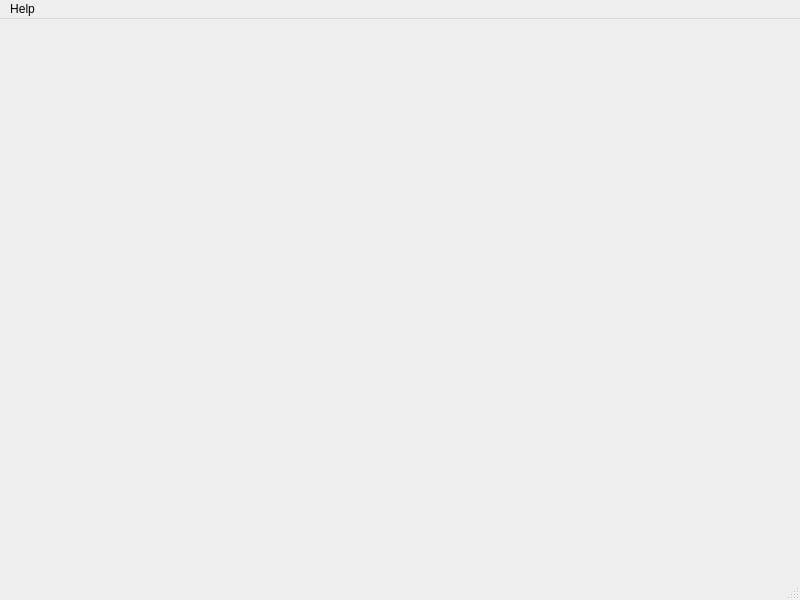
<?xml version="1.0" encoding="UTF-8"?>
<ui version="4.0">
 <class>MainWindow</class>
 <widget class="QMainWindow" name="MainWindow">
  <property name="geometry">
   <rect>
    <x>0</x>
    <y>0</y>
    <width>800</width>
    <height>600</height>
   </rect>
  </property>
  <property name="windowTitle">
   <string>MainWindow</string>
  </property>
  <widget class="QWidget" name="centralwidget">
   <layout class="QVBoxLayout" name="verticalLayout">
    <item>
     <widget class="SomeWidget" name="some_widget1" native="true"/>
    </item>
    <item>
     <widget class="AnotherWidget" name="another_widget1" native="true"/>
    </item>
   </layout>
  </widget>
  <widget class="QMenuBar" name="menubar">
   <property name="geometry">
    <rect>
     <x>0</x>
     <y>0</y>
     <width>800</width>
     <height>21</height>
    </rect>
   </property>
   <widget class="QMenu" name="menuHelp">
    <property name="title">
     <string>Help</string>
    </property>
    <addaction name="actionAbout"/>
    <addaction name="actionAbout_Qt"/>
   </widget>
   <addaction name="menuHelp"/>
  </widget>
  <widget class="QStatusBar" name="statusbar"/>
  <action name="actionAbout">
   <property name="text">
    <string>About</string>
   </property>
  </action>
  <action name="actionAbout_Qt">
   <property name="text">
    <string>About Qt</string>
   </property>
  </action>
 </widget>
 <customwidgets>
  <customwidget>
   <class>AnotherWidget</class>
   <extends>QWidget</extends>
   <header>widgets/another_widget.h</header>
   <container>1</container>
  </customwidget>
  <customwidget>
   <class>SomeWidget</class>
   <extends>QWidget</extends>
   <header>widgets/some_widget.h</header>
   <container>1</container>
  </customwidget>
 </customwidgets>
 <resources/>
 <connections/>
</ui>
